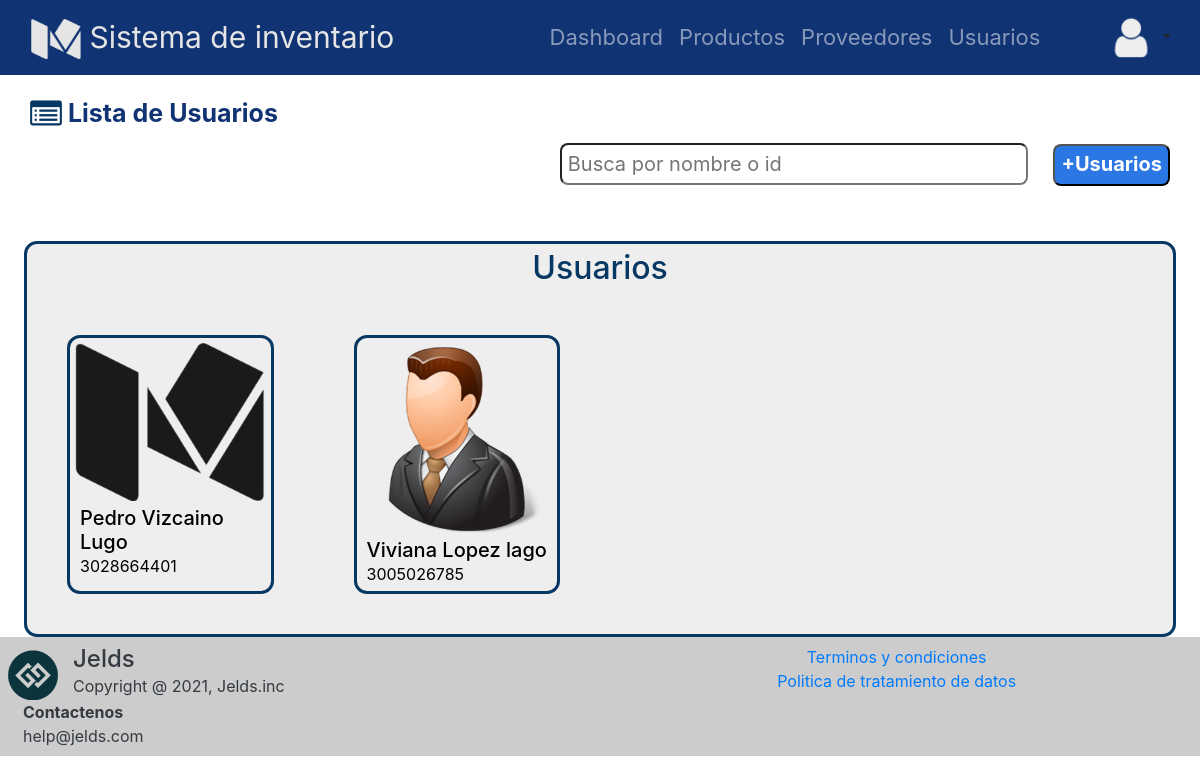
The page /usuarios on the database as committed earlier.
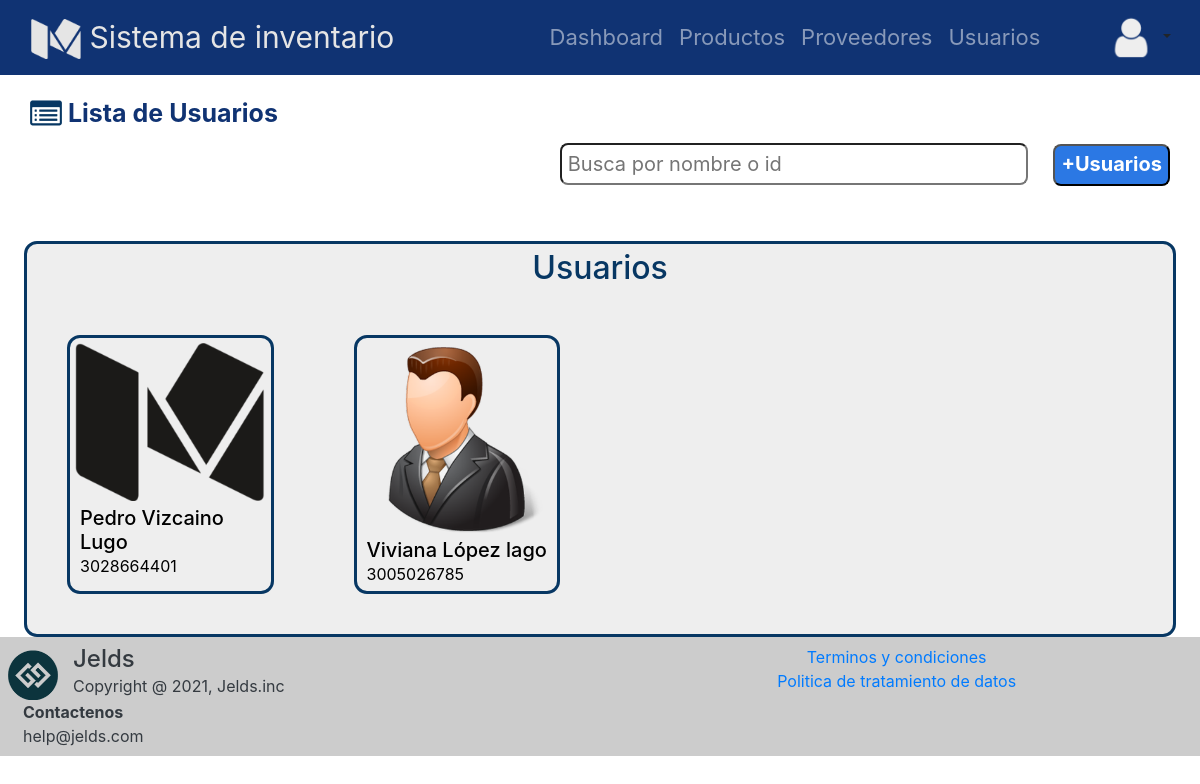
The same page on the database as committed later.
### tables this page shows
CREATE TABLE usuario (identif_usua INTEGER NOT NULL UNIQUE, nom_usua VARCHAR (25) NOT NULL UNIQUE, usuari_usua VARCHAR NOT NULL UNIQUE, passw_usua VARCHAR NOT NULL, email_usua VARCHAR NOT NULL UNIQUE, img_usua VARCHAR, fecha_ingreso_usua DATETIME DEFAULT CURRENT_TIMESTAMP NOT NULL, rol_usua VARCHAR (30) NOT NULL, tel_usua INTEGER, id_bodg INTEGER, PRIMARY KEY (identif_usua), FOREIGN KEY (id_bodg) REFERENCES bodega (id_bodega));

### app.py (the view)
@app.route("/usuarios")
def usuarios_vista():
    usuarios=get_all_usuario()
    menu="Usuarios"
    return render_template('lista.html', menu=menu, tablas=usuarios)

### database/database_controller.py (called while the page is built)
def get_all_usuario():
    db = get_db()
    cursor = db.cursor()
    query= "SELECT identif_usua,nom_usua, usuari_usua, passw_usua, email_usua, img_usua, fecha_ingreso_usua, rol_usua, tel_usua FROM usuario;"
    cursor.execute(query)
    return cursor.fetchall()

### database/db.py (called while the page is built)
def get_db():
    try:
        if 'db' not in g:
            g.db = sqlite3.connect('database/inventario.db')
        return g.db
    except Error:
        print("Error en la base de datos: " + Error)

### templates/lista.html (shortened to what this page needs)
{% extends "base.html" %}
{% block css %}
<link rel="stylesheet" href="{{ url_for('static', filename='css/normalize.min.css') }}">
<link rel="stylesheet" href="https://cdn.jsdelivr.net/npm/bootstrap@4.5.3/dist/css/bootstrap.min.css">
<link rel="stylesheet" href="{{ url_for('static', filename='css/estilomosaico.css') }}">
{% endblock %}
{% block content %}
<section >
    <div class="lista_titulo">
        <a href="#">
            <img src="{{ url_for('static', filename='img/list.png') }}" alt="" width="32" height="32" class="d-inline-block align-text-top">
            Lista de {{menu}}
        </a>
    </div>
    <div class="buscar_agregar">
        <input type="search" placeholder="Busca por nombre o id">
        {%if menu=='Usuarios'%}
        <a href="{{url_for('registrar_usuario_vista')}}"><input type="button" value="+{{menu}}"></a>
        {%elif menu=='Proveedores'%}
        <a href="{{url_for('registrar_proveedor_vista') }}"><input type="button" value="+{{menu}}"></a>
        {%else%}
        <a href="{{url_for('registrar_producto_vista') }}"><input type="button" value="+{{menu}}"></a>
        {%endif%}
    </div>
    <div class="presentacion">
        <h2>{{menu}}</h2>
        <div class="mosaico">
            {% for tabla in tablas %}
            <article class="tarjeta">
                {% if menu=='Productos' %}
                <a href="{{url_for('info_productos_vista',id=tabla[0])}}">
                {% elif menu=='Proveedores' %}
                <a href="{{url_for('info_proveedor_vista',id=tabla[0])}}">
                {% else %}
                <a href="{{url_for('info_usuario_vista',id=tabla[0]) }}">
                {% endif %}
                <figure id="imagen">
                    <img src="/static/img/{{tabla[5]}}" id="fotomosaico"/>
                    <div class="franja">
                        <div id="editar">
                            {% if menu=='Productos' %}
                            <a href="{{url_for('editar_producto_vista') }}">
                            {% elif menu=='Proveedores' %}
                            <a href="{{url_for('editar_proveedor_vista',id=tabla[0])}}">
                            {% else %}
                            <a href="{{url_for('editar_usuario_vista',id=tabla[0])}}">
                            {% endif %}
                            </a>
                        </div>
                        <div id="borrar">
                            <a href="#eliminar{{tabla[0]}}" data-toggle="modal"><input type="image" src={{ url_for('static', filename='img/delete.png') }} class="sobre" id="btn-eliminar"/></a>
                        </div>
                    </div>
                </figure>
                <div class="nombre-datos">
                    <h5 style="color: Black" class="nombre">{{ tabla[1] }}</h5>
                    {% if menu=='Productos' %}
                    <p style="color: Black" class="datos">{{ usuario.cantidad }}</p>
                    {% else %}
                    <p style="color: Black" class="datos">{{ tabla[8] }}</p>
                    {% endif %}
                </div>
                </a>
            </article>
            {% endfor %}
        </div>
    </div>
</section>
{% endblock %}

### templates/base.html (shortened to what this page needs)
<!doctype html>
<html lang="en">
   <head>
      {% block css %}{% endblock %}
      <link rel="stylesheet" href="{{ url_for('static', filename='css/estiloheader.css') }}">
   </head>
   <body>
      <nav class="navbar navbar-expand-md navbar-dark">
        <div class="container-fluid">
            <a class="navbar-brand display-6" href="#">
              <img src="{{ url_for('static', filename='img/inventario.png') }}" alt="" width="50" height="40" class="d-inline-block align-text-top">
              Sistema de inventario
            </a>
        </div>
        <div class="collapse navbar-collapse " id="navbarNav">
            <ul class="navbar-nav">
                <li class="nav-item">
                    <a class="nav-link" href="{{url_for('dashboard_vista') }}">Dashboard</a>
                </li>
                <li class="nav-item">
                    <a class="nav-link" href="{{url_for('productos_vista') }}">Productos</a>
                </li>
                <li class="nav-item">
                    <a class="nav-link" href="{{url_for('proveedores_vista') }}">Proveedores</a>
                </li>
                <li class="nav-item mr-5">
                    <a class="nav-link" href="{{url_for('usuarios_vista') }}">Usuarios</a>
                </li>
            </ul>
            <div class="dropdown show">
                <a class="btn dropdown-toggle" href="#" role="button" id="dropdownMenuLink" data-toggle="dropdown" aria-haspopup="true" aria-expanded="false">
                    <img src="{{ url_for('static', filename='img/user.png') }}" alt=""  width="45" height="45">
                </a>
            </div>
        </div>
    </nav>
    {% block content %}
    {% endblock %}
    <footer class="text-white text-center text-lg-start">
      <div class="container-fluid text-dark" style="background-color: #CCCCCC">
          <div class="row p-2">
            <div class="logo" class="col">
                <img src="{{ url_for('static', filename='img/logo-2.png') }}" alt="logo" width="50" height="50">
            </div>
            <div class="col col-md-7">
                <h4>Jelds</h4>
                <p>Copyright @ 2021, Jelds.inc</p>
            </div>
            <div class="col col-md-3">
                <div>
                    <a href="">Terminos y condiciones</a>
                </div>
                <div>
                    <a href="">Politica de tratamiento de datos</a>
                </div>
            </div>
            <div class="col">
                <p class="font-weight-bold">Contactenos</p>
                <p>help@jelds.com</p>
            </div>
          </div>
      </div>
    </footer>
   </body>
</html>

### static/css/estilomosaico.css (style rules this page uses)
.lista_titulo { margin: 20px 30px 10px 30px; font-size: 25px; font-weight: bold; }
.lista_titulo a { color: #103373 !important; }
.buscar_agregar { text-align: right; margin-right: 30px; font-size: 20px; }
.buscar_agregar input[type="button"] { font-weight: bold; background-color: #2b78e4; color: white; border-radius: 8px; padding: 3px 6px 5px 6px; text-align: center; }
.buscar_agregar input[type="search"] { color: rgb(49, 49, 49); border-radius: 8px; padding: 4px 6px 4px 6px; width: 40%; margin-right:20px; }
.presentacion { margin-top: 40px !important; background-color: #eeeeee; border: solid; border-color: #073763; border-radius: 13px; margin: auto; width: 96%; }
.presentacion h2 { margin-top: 5px; text-align: center; color: #073763; }
.presentacion .mosaico { display: grid; grid-template-columns: repeat(4, 1fr); gap: auto; }
#imagen { position: relative; }
.franja { padding: 20% 0% 20% 0%; display: grid; gap: 10px; position:absolute; left:75%; top:0px; width: 25%; height: 100%; text-align: center !important; background: linear-gradient(to left, rgba(238,238,238,1) 0%,rgba(238,238,238,0) 100%); border-top-right-radius: 10px; z-index: -1; }
.presentacion .mosaico article { break-inside: avoid; page-break-inside: avoid; margin: 40px; border: solid; border-color: #073763; border-radius: 13px; }
.presentacion .mosaico article figure { text-align: center; margin: 0px; }
.presentacion .mosaico article figure img { margin-top: 5px; width: 95%; }
.presentacion .mosaico article .nombre-datos { margin: 5px 0px 5px 10px; }
.presentacion .mosaico article .nombre-datos .nombre { margin-bottom: 0px; }

### static/css/estiloheader.css (style rules this page uses)
body { color: white }
body section { color: #103373; }
nav { background-color: #103373; }
.navbar-brand { font-size: 30px; color: #E5E5E5 !important; }
nav div a { font-size: 22px; color: gray }
.navbar-brand img { filter:invert(0.8) sepia(1) hue-rotate(1deg) saturate(0%); }
.logo img { margin-top: 0.3em; }
col p, h4 { margin-bottom: 0px; text-align: left; }
col h4, p { margin-bottom: 0px; text-align: left; }

Rows that differ between the two databases and show on the page:
changed usuario: nom_usua "Viviana Lopez lago" → "Viviana López lago"
